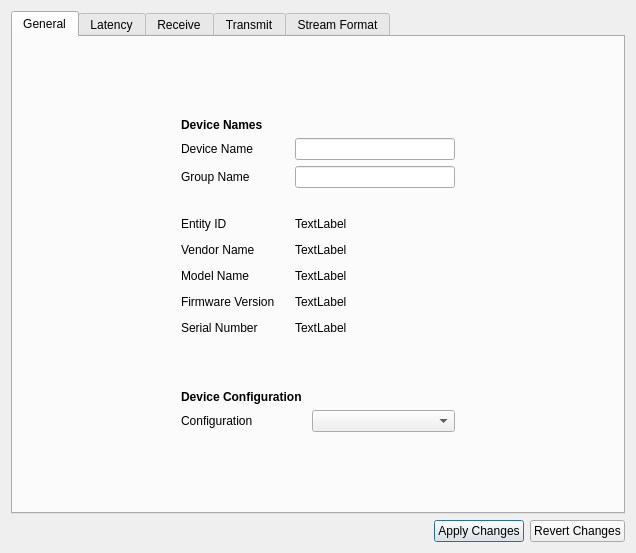
<?xml version="1.0" encoding="UTF-8"?>
<ui version="4.0">
  <class>DeviceDetailsDialog</class>
  <widget class="QDialog" name="DeviceDetailsDialog">
    <property name="geometry">
      <rect>
        <x>0</x>
        <y>0</y>
        <width>636</width>
        <height>553</height>
      </rect>
    </property>
    <property name="windowTitle">
      <string>Dialog</string>
    </property>
    <layout class="QVBoxLayout" name="verticalLayout_2">
      <item>
        <widget class="QTabWidget" name="tabWidget">
          <property name="contextMenuPolicy">
            <enum>Qt::NoContextMenu</enum>
          </property>
          <property name="accessibleName">
            <string/>
          </property>
          <property name="currentIndex">
            <number>0</number>
          </property>
          <widget class="QWidget" name="tabGeneral">
            <attribute name="title">
              <string>General</string>
            </attribute>
            <layout class="QHBoxLayout" name="horizontalLayout">
              <property name="sizeConstraint">
                <enum>QLayout::SetMaximumSize</enum>
              </property>
              <item>
                <spacer name="horizontalSpacer">
                  <property name="orientation">
                    <enum>Qt::Horizontal</enum>
                  </property>
                  <property name="sizeHint" stdset="0">
                    <size>
                      <width>40</width>
                      <height>20</height>
                    </size>
                  </property>
                </spacer>
              </item>
              <item>
                <layout class="QVBoxLayout" name="verticalLayout">
                  <item>
                    <spacer name="verticalSpacer_2">
                      <property name="orientation">
                        <enum>Qt::Vertical</enum>
                      </property>
                      <property name="sizeHint" stdset="0">
                        <size>
                          <width>20</width>
                          <height>40</height>
                        </size>
                      </property>
                    </spacer>
                  </item>
                  <item>
                    <layout class="QFormLayout" name="formLayout">
                      <property name="horizontalSpacing">
                        <number>20</number>
                      </property>
                      <item row="0" column="0">
                        <widget class="QLabel" name="label_4">
                          <property name="font">
                            <font>
                              <weight>75</weight>
                              <bold>true</bold>
                            </font>
                          </property>
                          <property name="text">
                            <string>Device Names</string>
                          </property>
                        </widget>
                      </item>
                      <item row="1" column="0">
                        <widget class="QLabel" name="label">
                          <property name="text">
                            <string>Device Name</string>
                          </property>
                        </widget>
                      </item>
                      <item row="1" column="1">
                        <widget class="QLineEdit" name="lineEditDeviceName">
                          <property name="minimumSize">
                            <size>
                              <width>160</width>
                              <height>0</height>
                            </size>
                          </property>
                        </widget>
                      </item>
                      <item row="2" column="1">
                        <widget class="QLineEdit" name="lineEditGroupName">
                          <property name="minimumSize">
                            <size>
                              <width>160</width>
                              <height>20</height>
                            </size>
                          </property>
                        </widget>
                      </item>
                      <item row="2" column="0">
                        <widget class="QLabel" name="label_2">
                          <property name="text">
                            <string>Group Name</string>
                          </property>
                        </widget>
                      </item>
                      <item row="5" column="0">
                        <widget class="QLabel" name="labelVendorName">
                          <property name="text">
                            <string>Vendor Name</string>
                          </property>
                        </widget>
                      </item>
                      <item row="5" column="1">
                        <widget class="QLabel" name="labelVendorNameValue">
                          <property name="minimumSize">
                            <size>
                              <width>0</width>
                              <height>20</height>
                            </size>
                          </property>
                          <property name="text">
                            <string>TextLabel</string>
                          </property>
                        </widget>
                      </item>
                      <item row="6" column="0">
                        <widget class="QLabel" name="labelModelName">
                          <property name="text">
                            <string>Model Name</string>
                          </property>
                        </widget>
                      </item>
                      <item row="6" column="1">
                        <widget class="QLabel" name="labelModelNameValue">
                          <property name="minimumSize">
                            <size>
                              <width>0</width>
                              <height>20</height>
                            </size>
                          </property>
                          <property name="text">
                            <string>TextLabel</string>
                          </property>
                        </widget>
                      </item>
                      <item row="7" column="0">
                        <widget class="QLabel" name="labelFirmwareVersion">
                          <property name="text">
                            <string>Firmware Version</string>
                          </property>
                        </widget>
                      </item>
                      <item row="7" column="1">
                        <widget class="QLabel" name="labelFirmwareVersionValue">
                          <property name="minimumSize">
                            <size>
                              <width>0</width>
                              <height>20</height>
                            </size>
                          </property>
                          <property name="text">
                            <string>TextLabel</string>
                          </property>
                        </widget>
                      </item>
                      <item row="8" column="0">
                        <widget class="QLabel" name="labelSerialNumber">
                          <property name="text">
                            <string>Serial Number</string>
                          </property>
                        </widget>
                      </item>
                      <item row="8" column="1">
                        <widget class="QLabel" name="labelSerialNumberValue">
                          <property name="minimumSize">
                            <size>
                              <width>0</width>
                              <height>20</height>
                            </size>
                          </property>
                          <property name="text">
                            <string>TextLabel</string>
                          </property>
                        </widget>
                      </item>
                      <item row="3" column="0">
                        <spacer name="verticalSpacer_5">
                          <property name="orientation">
                            <enum>Qt::Vertical</enum>
                          </property>
                          <property name="sizeType">
                            <enum>QSizePolicy::Fixed</enum>
                          </property>
                          <property name="sizeHint" stdset="0">
                            <size>
                              <width>20</width>
                              <height>14</height>
                            </size>
                          </property>
                        </spacer>
                      </item>
                      <item row="4" column="0">
                        <widget class="QLabel" name="labelEntityId">
                          <property name="text">
                            <string>Entity ID</string>
                          </property>
                        </widget>
                      </item>
                      <item row="4" column="1">
                        <widget class="QLabel" name="labelEntityIdValue">
                          <property name="minimumSize">
                            <size>
                              <width>0</width>
                              <height>20</height>
                            </size>
                          </property>
                          <property name="text">
                            <string>TextLabel</string>
                          </property>
                        </widget>
                      </item>
                    </layout>
                  </item>
                  <item>
                    <spacer name="verticalSpacer_3">
                      <property name="orientation">
                        <enum>Qt::Vertical</enum>
                      </property>
                      <property name="sizeType">
                        <enum>QSizePolicy::Fixed</enum>
                      </property>
                      <property name="sizeHint" stdset="0">
                        <size>
                          <width>20</width>
                          <height>46</height>
                        </size>
                      </property>
                    </spacer>
                  </item>
                  <item>
                    <layout class="QFormLayout" name="formLayout_2">
                      <property name="horizontalSpacing">
                        <number>10</number>
                      </property>
                      <item row="0" column="0">
                        <widget class="QLabel" name="label_5">
                          <property name="font">
                            <font>
                              <weight>75</weight>
                              <bold>true</bold>
                            </font>
                          </property>
                          <property name="text">
                            <string>Device Configuration</string>
                          </property>
                        </widget>
                      </item>
                      <item row="1" column="0">
                        <widget class="QLabel" name="label_3">
                          <property name="text">
                            <string>Configuration</string>
                          </property>
                        </widget>
                      </item>
                      <item row="1" column="1">
                        <widget class="QComboBox" name="comboBoxConfiguration"/>
                      </item>
                    </layout>
                  </item>
                  <item>
                    <spacer name="verticalSpacer">
                      <property name="orientation">
                        <enum>Qt::Vertical</enum>
                      </property>
                      <property name="sizeHint" stdset="0">
                        <size>
                          <width>20</width>
                          <height>40</height>
                        </size>
                      </property>
                    </spacer>
                  </item>
                </layout>
              </item>
              <item>
                <spacer name="horizontalSpacer_2">
                  <property name="orientation">
                    <enum>Qt::Horizontal</enum>
                  </property>
                  <property name="sizeHint" stdset="0">
                    <size>
                      <width>40</width>
                      <height>20</height>
                    </size>
                  </property>
                </spacer>
              </item>
            </layout>
          </widget>
          <widget class="QWidget" name="tabLatency">
            <attribute name="title">
              <string>Latency</string>
            </attribute>
            <layout class="QHBoxLayout" name="horizontalLayout_3">
              <item>
                <spacer name="horizontalSpacer_4">
                  <property name="orientation">
                    <enum>Qt::Horizontal</enum>
                  </property>
                  <property name="sizeHint" stdset="0">
                    <size>
                      <width>40</width>
                      <height>20</height>
                    </size>
                  </property>
                </spacer>
              </item>
              <item>
                <layout class="QVBoxLayout" name="verticalLayout_5">
                  <item>
                    <spacer name="verticalSpacer_4">
                      <property name="orientation">
                        <enum>Qt::Vertical</enum>
                      </property>
                      <property name="sizeHint" stdset="0">
                        <size>
                          <width>20</width>
                          <height>40</height>
                        </size>
                      </property>
                    </spacer>
                  </item>
                  <item>
                    <widget class="QLabel" name="label_Info">
                      <property name="font">
                        <font>
                          <weight>75</weight>
                          <bold>true</bold>
                        </font>
                      </property>
                      <property name="text">
                        <string>Talker stream presentation time</string>
                      </property>
                    </widget>
                  </item>
                  <item>
                    <layout class="QFormLayout" name="formLayout_3">
                      <item row="1" column="1">
                        <widget class="QLineEdit" name="lineEdit_CustomPT">
                          <property name="enabled">
                            <bool>false</bool>
                          </property>
                          <property name="minimumSize">
                            <size>
                              <width>160</width>
                              <height>0</height>
                            </size>
                          </property>
                          <property name="readOnly">
                            <bool>true</bool>
                          </property>
                        </widget>
                      </item>
                      <item row="1" column="0">
                        <widget class="QRadioButton" name="radioButton_CustomPT">
                          <property name="enabled">
                            <bool>false</bool>
                          </property>
                          <property name="text">
                            <string>Custom</string>
                          </property>
                          <property name="checkable">
                            <bool>true</bool>
                          </property>
                        </widget>
                      </item>
                      <item row="0" column="0">
                        <widget class="QRadioButton" name="radioButton_PredefinedPT">
                          <property name="text">
                            <string>Predefined</string>
                          </property>
                        </widget>
                      </item>
                      <item row="0" column="1">
                        <widget class="QComboBox" name="comboBox_PredefinedPT"/>
                      </item>
                    </layout>
                  </item>
                  <item>
                    <spacer name="verticalSpacer_6">
                      <property name="orientation">
                        <enum>Qt::Vertical</enum>
                      </property>
                      <property name="sizeHint" stdset="0">
                        <size>
                          <width>20</width>
                          <height>40</height>
                        </size>
                      </property>
                    </spacer>
                  </item>
                </layout>
              </item>
              <item>
                <spacer name="horizontalSpacer_5">
                  <property name="orientation">
                    <enum>Qt::Horizontal</enum>
                  </property>
                  <property name="sizeHint" stdset="0">
                    <size>
                      <width>40</width>
                      <height>20</height>
                    </size>
                  </property>
                </spacer>
              </item>
            </layout>
          </widget>
          <widget class="QWidget" name="tabReceive">
            <attribute name="title">
              <string>Receive</string>
            </attribute>
            <layout class="QVBoxLayout" name="verticalLayout_3">
              <item>
                <widget class="QTableView" name="tableViewReceive"/>
              </item>
            </layout>
          </widget>
          <widget class="QWidget" name="tabTransmit">
            <attribute name="title">
              <string>Transmit</string>
            </attribute>
            <layout class="QVBoxLayout" name="verticalLayout_4">
              <item>
                <widget class="QTableView" name="tableViewTransmit"/>
              </item>
            </layout>
          </widget>
          <widget class="QWidget" name="tabStreamFormat">
            <attribute name="title">
              <string>Stream Format</string>
            </attribute>
            <layout class="QVBoxLayout" name="verticalLayout_6">
              <item>
                <widget class="QTableView" name="tableViewStreamFormat"/>
              </item>
            </layout>
          </widget> 
        </widget>
      </item>
      <item>
        <layout class="QHBoxLayout" name="horizontalLayout_2">
          <item>
            <spacer name="horizontalSpacer_3">
              <property name="orientation">
                <enum>Qt::Horizontal</enum>
              </property>
              <property name="sizeHint" stdset="0">
                <size>
                  <width>40</width>
                  <height>20</height>
                </size>
              </property>
            </spacer>
          </item>
          <item>
            <widget class="QPushButton" name="pushButtonApplyChanges">
              <property name="text">
                <string>Apply Changes</string>
              </property>
            </widget>
          </item>
          <item>
            <widget class="QPushButton" name="pushButtonRevertChanges">
              <property name="text">
                <string>Revert Changes</string>
              </property>
            </widget>
          </item>
        </layout>
      </item>
    </layout>
  </widget>
  <resources/>
  <connections/>
</ui>
